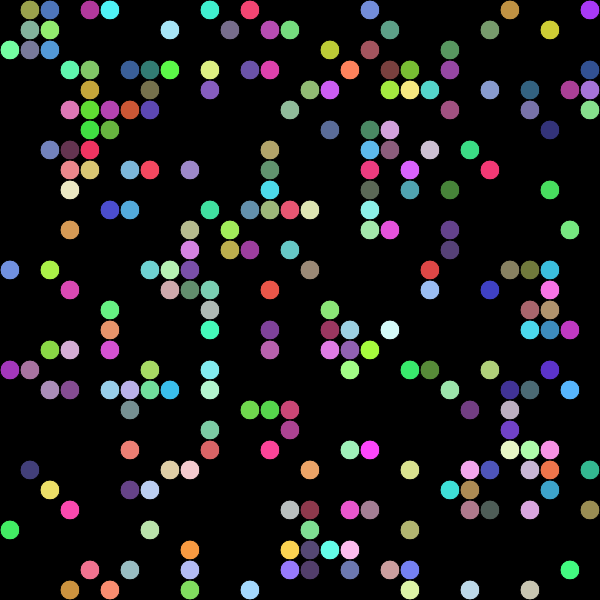
Frame 1 (no input)
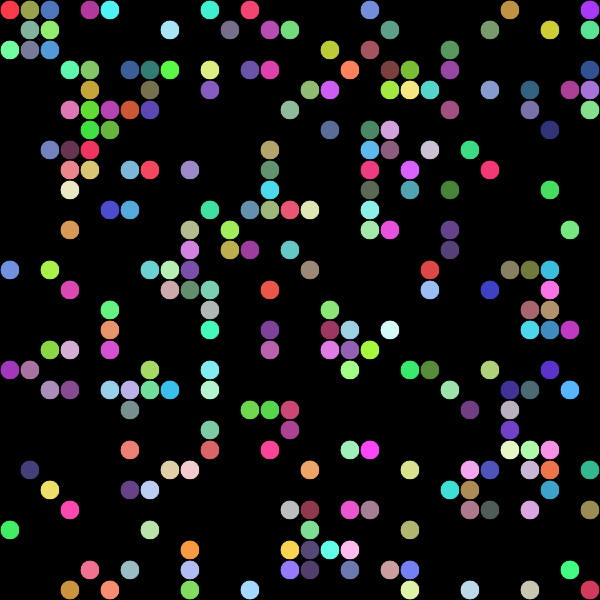
Frame 2 (the mouse pressed at the canvas centre, redrawn once)

The p5.js sketch that drew these frames (run headless with seeded random() and noise() and a simulated clock; the mouse was pressed at the canvas centre and the sketch redrawn once):

// p5.js sketch
// ── sketch.js
// run "live-server" command in this directory to see what happens in the browser

let grid
let cols = 10
let rows = 10
let resolution = 20

function setup() {
    createCanvas(600, 600)
    frameRate(10)
    cols = ceil(width / resolution)
    rows = ceil(height / resolution)
    grid = makeGrid(cols, rows)
    noLoop()
}

function draw() {
    background(0)
    if (grid[0][0].isAlive()) {
        grid[0][0].kill()
    } else {
        grid[0][0].vitalize()
    }
    // console.log(c)
    // for (let i = 0; i < cols; i++) {
    //     for (let j = 0; j < rows; j++) {
    //         let x = i * resolution + resolution / 2
    //         let y = j * resolution + resolution / 2
    //         const curr = grid[i][j]
    //         fill(curr.getColor())
    //         ellipse(x, y, resolution, resolution)
    //     }
    // }
    // Compute next based on grid
    for (let i = 0; i < cols; i++) {
      for (let j = 0; j < rows; j++) {
        let x = i * resolution+ resolution/2
        let y = j * resolution+ resolution/2
        const cell = grid[i][j]
        // Count live nighbors
        let neighbors = countNeigbors(grid, i, j)
        console.log('cell' + i + j)
        if (!cell.isAlive() && neighbors === 3){
          cell.kill()
        } else if (cell.isAlive() && (neighbors < 2 || neighbors > 3)) {
          console.log(neighbors)
          cell.vitalize();
        }

        fill(cell.getColor())
        ellipse(x, y, resolution, resolution)
      }
    }
}

function countNeigbors(grid, x, y) {
    let sum = 0
    for (let i = -1; i < 2; i++) {
        for (let j = -1; j < 2; j++) {
            let col = (x + i + cols) % cols
            let row = (y + j + rows) % rows

            sum += grid[row][col].isAlive() ? 1 : 0
        }
    }
    sum -= 1
    return sum
}

function makeGrid(cols, rows) {
    return [...new Array(cols)].map(_ =>
        [...new Array(rows)].map(_ => new Cell())
    )
}

class Cell {
    constructor(id) {
        this.state = Math.floor(Math.random() * 2)
        // this.id = id
        this.initialColor = this.randomColor(50)
        this.color = '#000'
        // console.log(this.state)
    }
    getState() {
        return this.state
    }

    kill() {
        this.state = 0
        this.color = '#000'
    }

    vitalize() {
        this.state = 1
        this.color = this.initialColor
    }

    getColor() {
        return this.color
    }

    setColor(color) {
      this.color = color
    }

    isAlive() {
        return this.state > 0
    }

    randomColor(brightness) {
        function randomChannel(brightness) {
            var r = 255 - brightness
            var n = 0 | (Math.random() * r + brightness)
            var s = n.toString(16)
            return s.length == 1 ? '0' + s : s
        }
        return (
            '#' +
            randomChannel(brightness) +
            randomChannel(brightness) +
            randomChannel(brightness)
        )
    }
}
